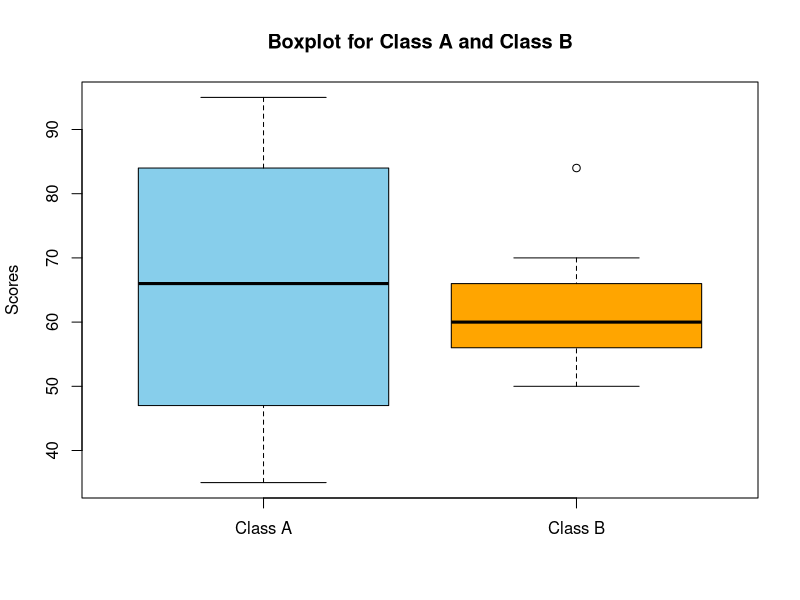

R code for this plot:
class_A <- c(76, 35, 47, 64, 95, 66, 89, 36, 84)
class_B <- c(51, 56, 84, 60, 59, 70, 63, 66, 50)

mean_A <- mean(class_A)
median_A <- median(class_A)
range_A <- max(class_A) - min(class_A)

mean_B <- mean(class_B)
median_B <- median(class_B)
range_B <- max(class_B) - min(class_B)

boxplot(class_A, class_B, names = c("Class A", "Class B"), col = c("skyblue", "orange"),
        main = "Boxplot for Class A and Class B", ylab = "Scores")

print(paste("Class A - Mean:", mean_A, "Median:", median_A, "Range:", range_A))
print(paste("Class B - Mean:", mean_B, "Median:", median_B, "Range:", range_B))
